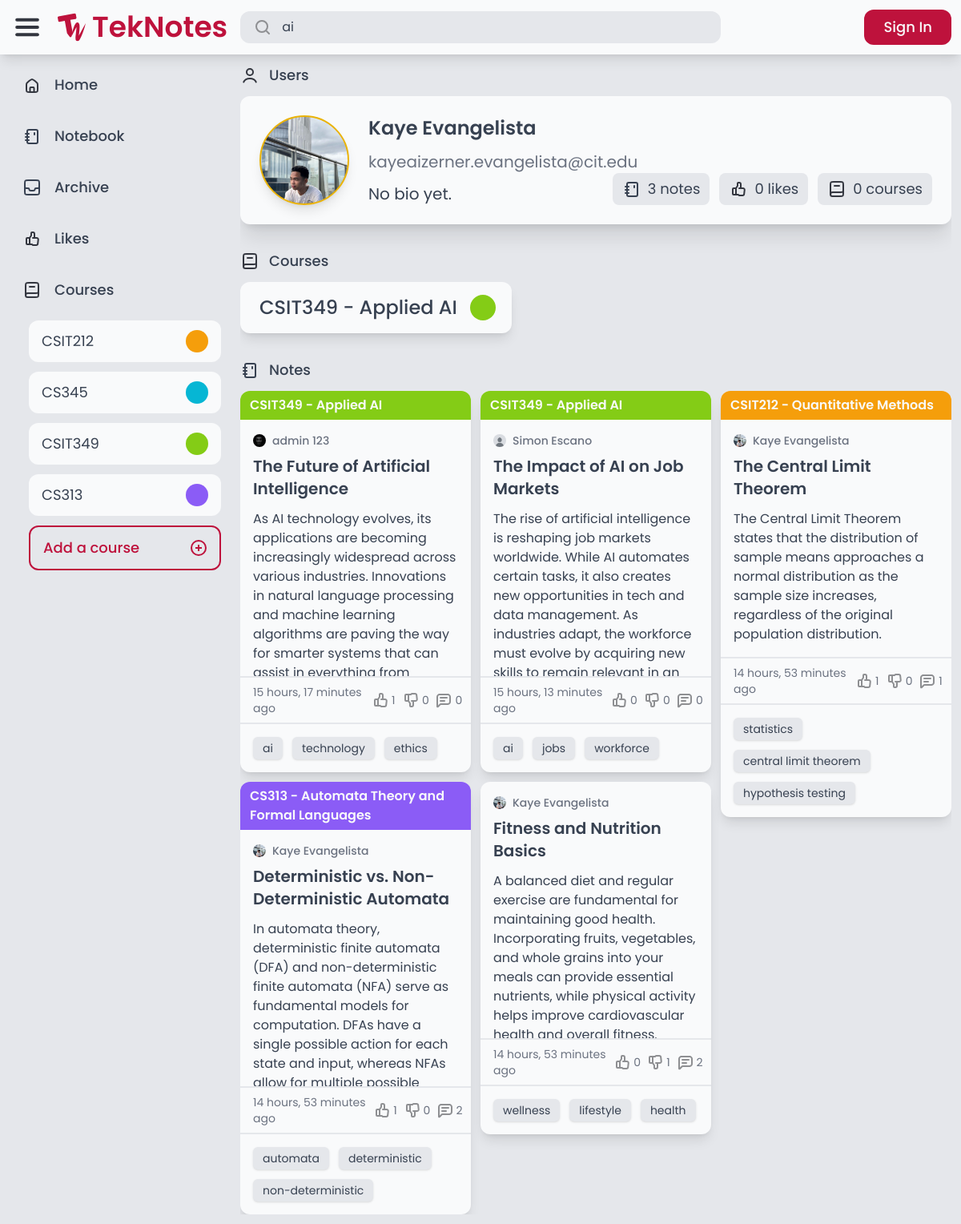
/search/?query=ai, run on an earlier commit of the app's database.
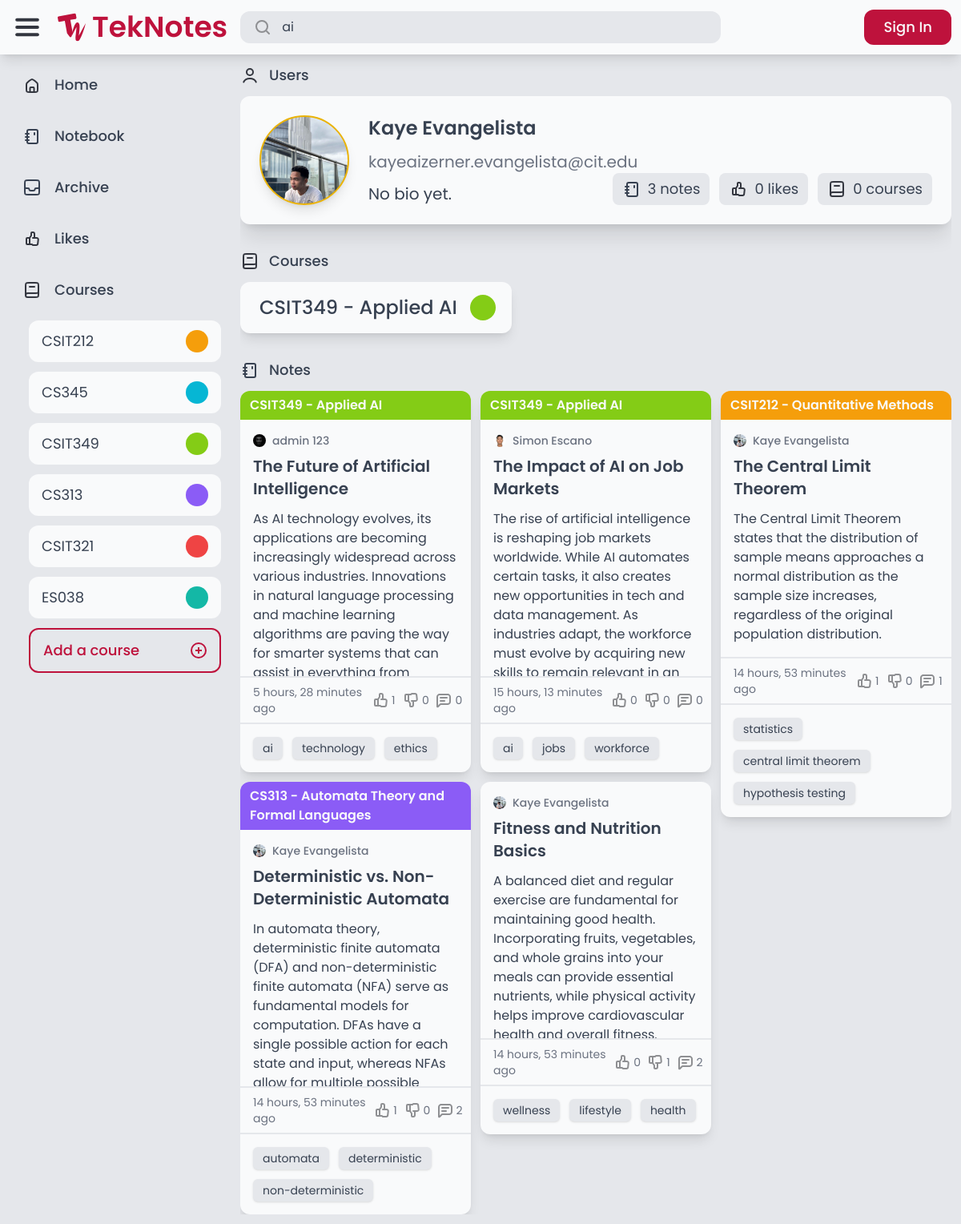
And on a later commit of the database.
### course/models.py (models this page shows)
class Course(models.Model):
    COLORS = [
        ('red-500', 'Red'),
        ('orange-500', 'Orange'),
        ('amber-500', 'Amber'),
        ('lime-500', 'Lime'),
        ('green-500', 'Green'),
        ('emerald-500', 'Emerald'),
        ('teal-500', 'Teal'),
        ('cyan-500', 'Cyan'),
        ('blue-500', 'Blue'),
        ('indigo-500', 'Indigo'),
        ('violet-500', 'Violet'),
        ('purple-500', 'Purple'),
        ('fuchsia-500', 'Fuschia'),
        ('pink-500', 'Pink'),
    ]
    code = models.CharField(max_length=20)
    description = models.CharField(max_length=255)
    color = models.CharField(max_length=20, choices=COLORS, default='gray-500')
    created_by = models.ForeignKey(User, related_name='courses', on_delete=models.CASCADE)
    def __str__(self):
        return f'{self.code} - {self.description}'

### authentication/models.py (models this page shows, shortened)
class Profile(models.Model):
    user = models.OneToOneField(User, on_delete=models.CASCADE)
    bio = models.TextField(max_length=500, default='No bio yet.')
    avatar = models.ImageField(default="avatars/default.jpg", upload_to="avatars")
    location = models.CharField(max_length=30, blank=True)

### notes/models.py (models this page shows, shortened)
class Note(models.Model):
    title = models.CharField(max_length=255)
    content = models.TextField(max_length=255, blank=True)
    course = models.ForeignKey(Course, null=True, blank=True, on_delete=models.SET_NULL)
    created_by = models.ForeignKey(User, related_name='notes', on_delete=models.CASCADE)
    created_at = models.DateTimeField(auto_now_add=True)
    modified_at = models.DateTimeField(auto_now=True)
    tags = models.ManyToManyField(Tag, related_name='notes', blank=True)
    is_archived = models.BooleanField(default=False)
    is_private = models.BooleanField(default=False)

### tags/models.py (models this page shows)
class Tag(models.Model):
    name = models.CharField(max_length=50, unique=True)
    def __str__(self):
        return self.name

### advanced_search/views.py (the view)
# urls.py: path('search/', include('advanced_search.urls')),
def search(request):
    query = request.GET.get('query', '')
    if not query:
        return HttpResponseRedirect('/')
    notes = Note.objects.filter(
        Q(title__icontains=query) |
        Q(created_by__username__icontains=query) |
        Q(created_by__first_name__icontains=query) |
        Q(created_by__last_name__icontains=query) |
        Q(tags__name__icontains=query) |
        Q(course__description__icontains=query) |
        Q(content__icontains=query)
    ).distinct()
    tags = Tag.objects.filter(notes__in=notes).distinct()
    courses = Course.objects.filter(Q(code__icontains=query) | Q(description__icontains=query)).distinct()
    users = User.objects.filter(Q(username__icontains=query) | Q(first_name__icontains=query) | Q(last_name__icontains=query) | Q(profile__bio__icontains=query) | Q(email__icontains=query)).distinct()
    return render(request, 'advanced_search/search_results.html', {
        'notes': notes,
        'tags': tags,
        'query': query,
        'title': 'Search results for: ' + (query[:8] + '...' if len(query) > 8 else query),
        'courses': courses,
        'users': users,
    })

### core/context_processors.py (called while the page is built)
def courses_list(request):
    return {
        'your_courses': Course.objects.all().distinct()
    }

### advanced_search/templates/advanced_search/search_results.html (shortened to what this page needs)
{% extends 'core/base.html' %}
{% load static %}
{% block content %}
    <div class="flex flex-col w-full h-full gap-8 overflow-hidden overflow-y-auto">
        {% if users %}
            <div class="flex flex-col gap-3">
                {% for user in users %}
                    <div class="nav-elem flex rounded-xl gap-3">
                        <img src="{% static 'teknotes/images/User.svg' %}" alt="User">
                        <p class="nav-text text-lg text-gray-700 font-medium">Users</p>
                    </div>
                    <a href="{% url 'auth:profile' user.id %}" class="transition-all flex flex-wrap bg-gray-50 w-full p-6 gap-6 rounded-xl overflow-hidden shadow-xl justify-between hover:bg-gray-100">
                        <div class="flex gap-6">
                            <div class="flex aspect-square h-full rounded-full bg-[url('{{ user.profile.avatar.url }}')] bg-cover border-2 border-yellow-500 shadow-lg"></div>
                            <div class="flex flex-col gap-3 items-baseline">
                                <p class="text-2xl text-gray-700 font-semibold"> {{ user.first_name }} {{ user.last_name }} </p>
                                <p class="text-xl text-gray-500"> {{ user.email }} </p>
                                <p class="text-gray-700 text-xl">{{ user.profile.bio }}</p>
                            </div>
                        </div>
                        <div class="flex items-end gap-3 justify-between">
                            <div class="flex gap-2 bg-gray-200 rounded-lg overflow-hidden px-3 py-1.5">
                                <img src="{% static 'teknotes/images/notebook.svg' %}" alt="Notebook">
                                <p class="text-gray-700 text-lg">{{ user.notes.count }} notes</p>
                            </div>
                            <div class="flex gap-2 bg-gray-200 rounded-lg overflow-hidden px-3 py-1.5">
                                <img src="{% static 'teknotes/images/likes.svg' %}" alt="Like">
                                <p class="text-gray-700 text-lg">{{ user.likes.count }} likes</p>
                            </div>
                            <div class="flex gap-2 bg-gray-200 rounded-lg overflow-hidden px-3 py-1.5">
                                <img src="{% static 'teknotes/images/Course.svg' %}" alt="Course">
                                <p class="text-gray-700 text-lg">{{ user.courses.count }} courses</p>
                            </div>
                        </div>
                    </a>
                {% endfor %}
            </div>
        {% endif %}
        {% if courses %}
            <div class="flex flex-col gap-3">
                <div class="flex rounded-xl gap-3">
                    <img src="{% static 'teknotes/images/Course.svg' %}" alt="Courses">
                    <p class="nav-text text-lg text-gray-700 font-medium">Courses</p>
                </div>
                <div class="flex flex-wrap gap-3">
                    {% for course in courses %}
                        {% include 'course/course_button.html' with course=course big=True %}
                    {% endfor %}
                </div>
            </div>
        {% endif %}
        {% if notes %}
            <div class="flex flex-col gap-3">
                <div class="nav-elem flex rounded-xl gap-3">
                    <img src="{% static 'teknotes/images/notebook.svg' %}" alt="Note">
                    <p class="nav-text text-lg text-gray-700 font-medium">Notes</p>
                </div>
                {% include 'notes/notes.html' with no_scroll=True %}
            </div>
        {% else %}
            {% if course %}
                {% include 'core/no_results.html' with message="No notes under" query=course.code %}
            {% endif %}
        {% endif %}
    </div>
{% endblock %}

### core/templates/core/base.html (shortened to what the changed rows need)
{% extends 'core/core.html' %}
{% load static %}
{% block body %}
    <div class="flex flex-col h-full overflow-hidden">
        <main class="flex bg-gray-200 h-full overflow-hidden">
            <nav class="flex flex-col w-full max-w-72 h-full p-3 gap-3 overflow-y-auto">
                <div id="courses" class="flex flex-col pl-6 gap-3">
                    {% for course in your_courses %}
                        <a href="{% url 'advanced_search:search_by_course' course.id %}" class="group transition-all course-elem nav-elem flex rounded-xl px-4 py-3 justify-between bg-gray-50 hover:bg-{{ course.color }}">
                            <p class="course-text text-lg text-gray-700 group-hover:text-gray-50">{{ course.code }}</p>
                            <div class="rounded-full bg-{{ course.color }} group-hover:bg-gray-50 h-full min-h-7 aspect-square course-color"></div>
                        </a>
                    {% endfor %}
                </div>
            </nav>
            <div class="flex flex-col flex-1 h-full p-3 gap-3 overflow-hidden">
                {% block content %}
                {% endblock %}
            </div>
        </main>
    </div>
{% endblock %}

### course/templates/course/course_button.html
{% if unclickable %}
    <div class="flex flex-wrap bg-{{ course.color }} rounded-xl px-6 py-4 gap-2 shadow-lg items-center justify-between">
        <p class="text-gray-50 text-2xl">From <span class="font-semibold">{{ course }}</span></p>
        <div class="flex gap-3 text-gray-50 font-light">course created by
            <a href="{% url 'auth:profile' course.created_by.id %}" class="flex gap-2">
                <img src="{{ course.created_by.profile.avatar.url }}" alt="Profile Image" class="h-6 w-6 aspect-square rounded-full">
                <p class="font-medium">{{ course.created_by.first_name }} {{ course.created_by.last_name }}</p>
            </a>
        </div>
    </div>
{% else %}
    <a href="{% url 'advanced_search:search_by_course' course.id %}" class="group transition-all flex rounded-xl justify-between bg-gray-50 hover:bg-{{ course.color }} gap-4 {% if big %} px-6 py-4 shadow-lg {% else %} px-4 py-3 course-elem nav-elem {% endif %}">
        <p class="text-gray-700 group-hover:text-gray-50 whitespace-nowrap {% if big %} text-2xl font-medium {% else %} course-text text-lg {% endif %}">{% if big %} {{ course }} {% else %} {{ course.code }} {% endif %}</p>
        <div class="rounded-full bg-{{ course.color }} group-hover:bg-gray-50 h-full min-h-7 aspect-square {% if big %} course-color {% endif %}"></div>
    </a>
{% endif %}

### notes/templates/notes/notes.html (shortened to what this page needs)
<div class="flex flex-1 {% if not no_scroll %} overflow-hidden overflow-y-auto {% endif %}">
    <div id="notes" class="flex flex-1 gap-3" style="display: none;">
        {% for note in notes %}
            <div class="note" data-note-id="{{ note.id }}">
                {% include 'notes/note.html' %}
            </div>
        {% endfor %}
    </div>
    <div id="notes-container" class="flex flex-1 gap-3"></div>
</div>

### notes/templates/notes/note.html (shortened to what this page needs)
{% load static %}
{% load custom_filters %}
<div class="rounded-xl hover:bg-gray-100 transition-all {% if note.is_private %} border-2 border-dashed border-gray-500 {% else %} bg-gray-50 shadow-lg hover:shadow-xl {% endif %}">
    <a href="{% url 'notes:note_detail' note.id %}" class="flex flex-col {% if note.is_archived %} opacity-70 {% endif %}">
        {% if note.course %}
            <div class="flex {% if note.is_private %} border-b-2 border-dashed border-gray-500 {% else %} bg-{{ note.course.color }} {% endif %} px-3 py-1.5 rounded-t-xl">
                <p class="{% if note.is_private %} text-{{ note.course.color }} {% else %} text-gray-50 {% endif %} font-semibold">{{ note.course }}</p>
            </div>
        {% endif %}
        <div class="flex flex-col p-4 gap-3 max-h-80 overflow-hidden">
            <div class="flex flex-col gap-2">
                <div class="flex gap-2 items-center">
                    <img src="{{ note.created_by.profile.avatar.url }}" alt="Profile Image" class="h-4 w-4 aspect-square rounded-full">
                    <p class="text-gray-500 font-medium text-sm">{{ note.created_by.first_name }} {{ note.created_by.last_name }}</p>
                </div>
                <h1 class="text-xl text-gray-700 font-semibold">{{ note.title }}</h1>
            </div>
            <div class="">
                <p class="text-gray-700">
                    {{ note.content }}
                </p>
            </div>
        </div>
        <div class="flex justify-between px-4 py-2 border-t-2 {% if note.is_private %} border-gray-500 border-dashed {% else %} border-gray-200 {% endif %}">
            <p class="text-gray-500 text-sm">{{ note.modified_at|timesince }} ago</p>
            <div class="flex gap-3">
                <div class="flex gap-0.5 items-center">
                    <img src="{% if request.user.is_authenticated and note|is_liked:request.user %}{% static 'teknotes/images/thumbed_up.svg' %}{% else %}{% static 'teknotes/images/thumb_up.svg' %}{% endif %}" alt="thumb_up">
                    <p class="text-sm {% if request.user.is_authenticated and note|is_liked:request.user %}text-yellow-500 font-medium{% else %}text-gray-500{% endif %}">{{ note.likes.count }}</p>
                </div>
                <div class="flex gap-0.5 items-center">
                    <img src="{% if request.user.is_authenticated and note|is_disliked:request.user %}{% static 'teknotes/images/thumbed_down.svg' %}{% else %}{% static 'teknotes/images/thumb_down.svg' %}{% endif %}" alt="thumb_down">
                    <p class="text-sm {% if request.user.is_authenticated and note|is_disliked:request.user %}text-yellow-500 font-medium{% else %}text-gray-500{% endif %}">{{ note.dislikes.count }}</p>
                </div>
                <div class="flex gap-0.5 items-center">
                    <img src="{% static 'teknotes/images/comment.svg' %}" alt="comment">
                    <p class="text-sm text-gray-500">{{ note.comments.count }}</p>
                </div>
            </div>
        </div>
        {% if note.tags.count > 0 %}
            <div class="flex flex-wrap p-4 gap-3 border-t-2 {% if note.is_private %} border-gray-500 border-dashed {% else %} border-gray-200 {% endif %}">
                {% for tag in note.tags.all|slice:":3" %}
                    <p class="text-sm text-gray-700 shadow px-3 py-1 rounded-md inline-block {% if note.is_private %} bg-gray-50 {% else %} bg-gray-200 {% endif %}">{{ tag }}</p>
                {% endfor %}
            </div>
        {% endif %}
    </a>
</div>

What changed in the data, as far as the page shows it:
added Course: code "CSIT321"
added Course: code "ES038"
changed Note "The Future of Artificial Intelligence": modified_at "15 hours, 17 minutes" → "5 hours, 28 minutes"
changed through a linked row, Note "The Impact of AI on Job Markets": created_by.profile.avatar: picture added in place of a placeholder
